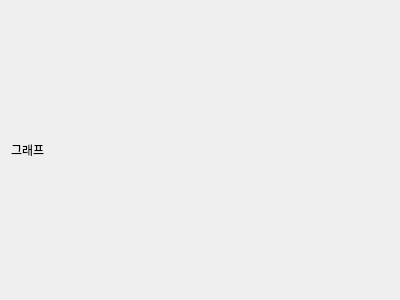
<?xml version="1.0" encoding="UTF-8"?>
<ui version="4.0">
 <class>FormCalculatorGraph</class>
 <widget class="QWidget" name="FormCalculatorGraph">
  <property name="geometry">
   <rect>
    <x>0</x>
    <y>0</y>
    <width>400</width>
    <height>300</height>
   </rect>
  </property>
  <property name="windowTitle">
   <string>Form</string>
  </property>
  <layout class="QGridLayout" name="gridLayout">
   <item row="0" column="0">
    <widget class="QLabel" name="label">
     <property name="text">
      <string>그래프</string>
     </property>
    </widget>
   </item>
  </layout>
 </widget>
 <resources/>
 <connections/>
</ui>
